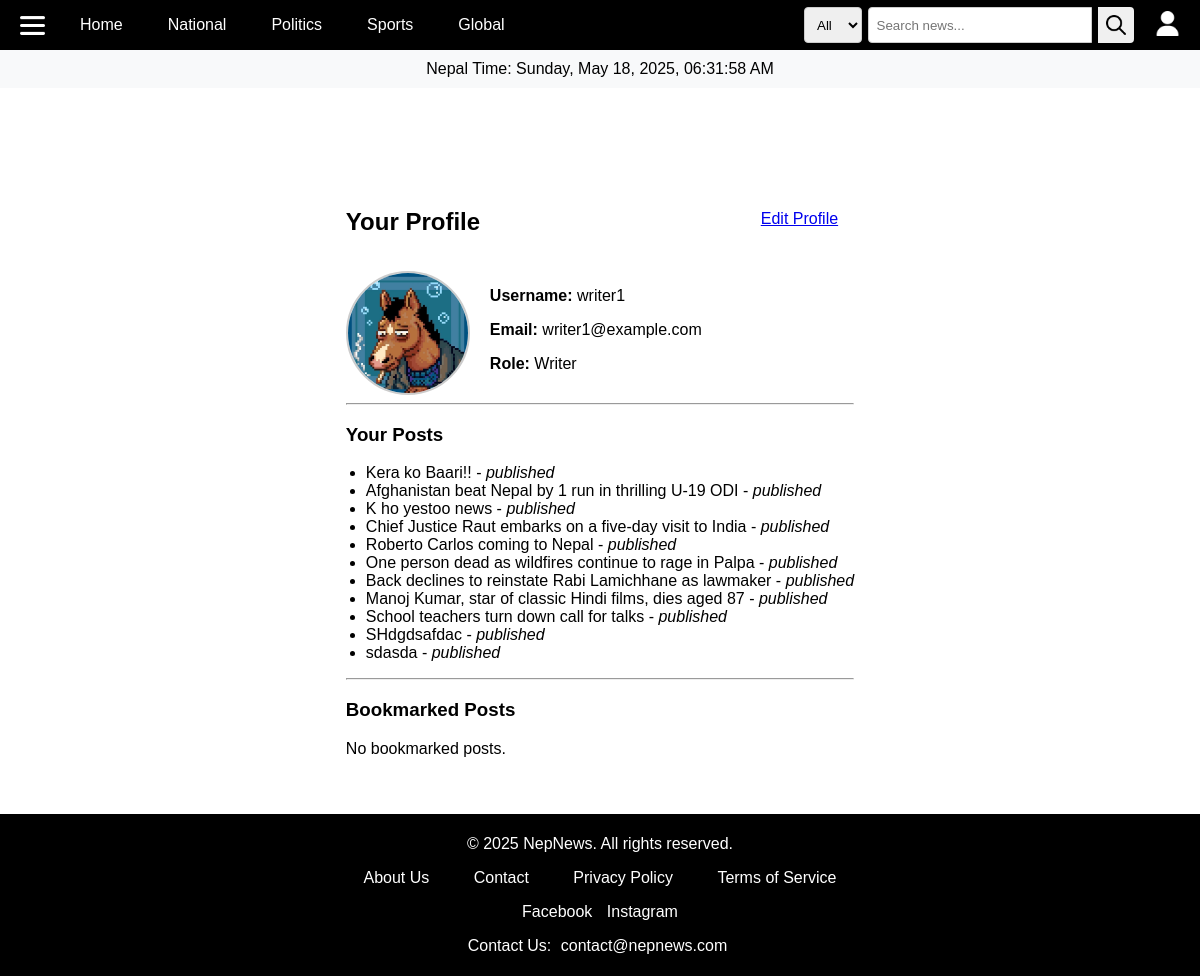
The page /profile/ (signed in) on the database as committed earlier.
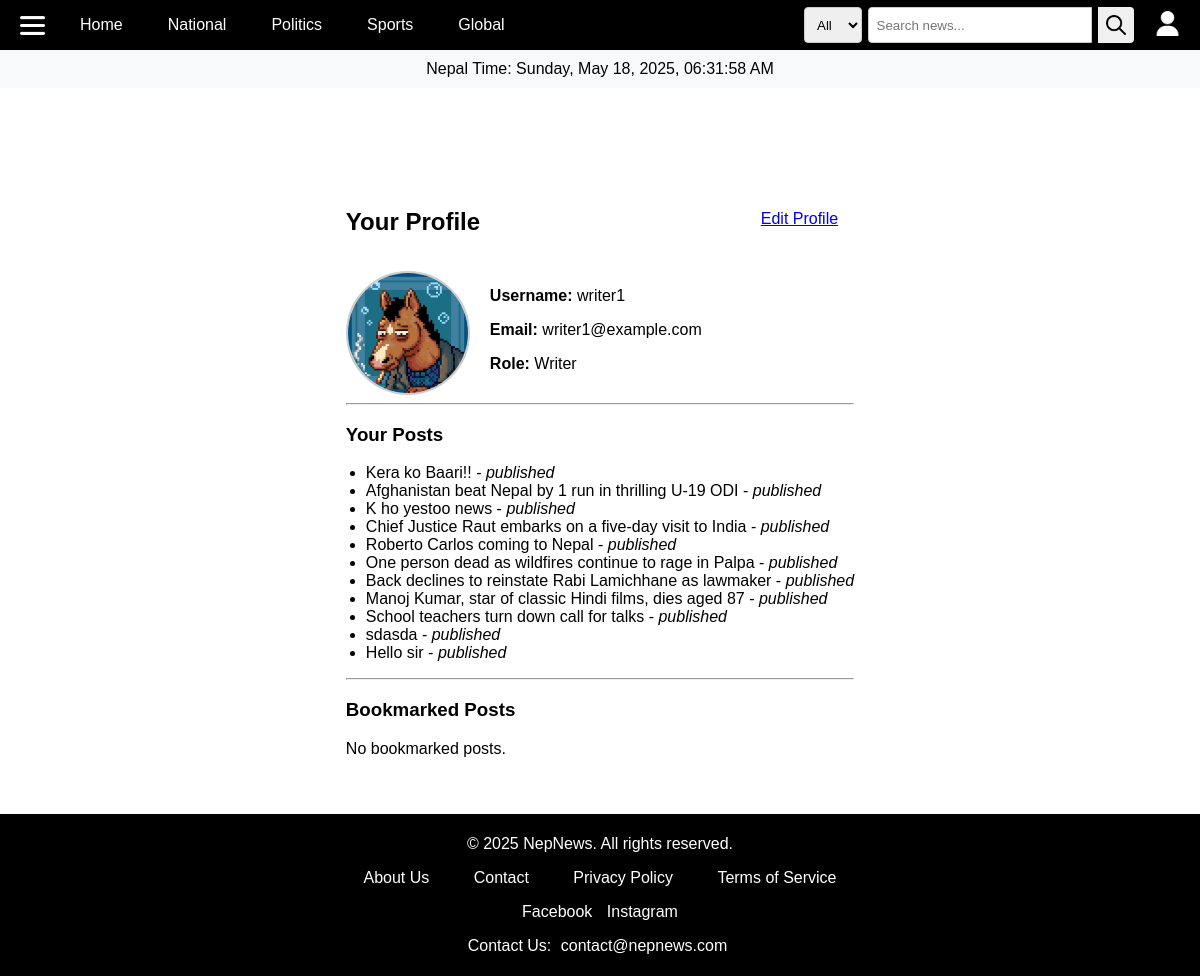
The same page on the database as committed later.
### newsapp/models.py (models this page shows, shortened)
class Category(models.Model):
    name = models.CharField(max_length=100)

class Post(models.Model):
    title = models.CharField(max_length=200)
    short_description = models.TextField()
    content = models.TextField()
    category = models.ForeignKey(Category, on_delete=models.CASCADE)
    author = models.ForeignKey(User, on_delete=models.CASCADE)
    banner_path = models.ImageField(upload_to='banners/', blank=True, null=True)
    status = models.CharField(max_length=20, default='draft', choices=[
        ('draft', 'Draft'),
        ('published', 'Published'),
        ('unpublished', 'Unpublished'),
        ('edited', 'Edited After Approval')
    ])
    views = models.IntegerField(default=0)
    created_at = models.DateTimeField(auto_now_add=True)

### newsapp/views.py (the view)
# urls.py: path('profile/', views.profile_page, name='profile'),
@login_required
def profile_page(request):
    return render(request, 'profile.html', {'user': request.user})

### newsapp/context_processors.py (called while the page is built)
def base_context(request):
    return {'categories': Category.objects.all()}

### templates/profile.html (shortened to what this page needs)
{% extends 'base.html' %}
{% block content %}
<div style="max-width: 800px; margin: 80px auto 20px; padding: 20px;">
    <div style="display: flex; align-items: center; justify-content: space-between;">
        <h2>Your Profile</h2>
        <a href="{% url 'edit-profile' %}" class="btn btn-primary" style="padding: 8px 16px;">Edit Profile</a>
    </div>
    <div style="display: flex; gap: 20px; margin-top: 20px; flex-wrap: wrap;">
        {% if user.userprofile.profile_pic %}
            <img src="{{ user.userprofile.profile_pic.url }}" alt="Profile Picture"
                 style="width: 120px; height: 120px; object-fit: cover; border-radius: 50%; border: 2px solid #ccc;">
        {% else %}
            <div style="width: 120px; height: 120px; background: #eee; border-radius: 50%;
                        display: flex; align-items: center; justify-content: center; color: #777;">
                No Image
            </div>
        {% endif %}
        <div style="flex: 1;">
            <p><strong>Username:</strong> {{ user.username }}</p>
            <p><strong>Email:</strong> {{ user.email }}</p>
            <p><strong>Role:</strong> {{ user.userprofile.get_role_display }}</p>
        </div>
    </div>
    {% if user.userprofile.role == 'writer' %}
        <hr>
        <h3>Your Posts</h3>
        {% if user.post_set.all %}
            <ul style="padding-left: 20px;">
                {% for post in user.post_set.all %}
                    <li>{{ post.title }} - <em>{{ post.status }}</em></li>
                {% endfor %}
            </ul>
        {% else %}
            <p>You haven't written any posts yet.</p>
        {% endif %}
    {% endif %}
    <hr>
    <h3>Bookmarked Posts</h3>
    {% if user.bookmark_set.all %}
        <ul style="padding-left: 20px;">
            {% for bookmark in user.bookmark_set.all %}
                <li>
                    <a href="{% url 'view-post' bookmark.post.id %}">{{ bookmark.post.title }}</a>
                </li>
            {% endfor %}
        </ul>
    {% else %}
        <p>No bookmarked posts.</p>
    {% endif %}
</div>
{% endblock %}

### templates/base.html (shortened to what this page needs)
{% load static %}
<!DOCTYPE html>
<html lang="en">
<head>
    <link rel="stylesheet" href="{% static 'css/style.css' %}">
</head>
<body>
    <header>
        <div class="nav-container">
            <div class="menu">
                <img src="{% static 'images/menu.png' %}" alt="Menu" class="menu-icon" onclick="toggleSidebar()">
            </div>
            <nav class="navbar">
                <ul>
                    <li><a href="{% url 'home-page' %}">Home</a></li>
                    {% for category in categories %}
                        <li><a href="{% url 'category-post' category.id %}">{{ category.name }}</a></li>
                    {% endfor %}
                </ul>
            </nav>
            <div class="right-icons">
                <div class="search-container">
                    <form action="{% url 'search-posts' %}" method="get" class="search-form">
                        <div class="custom-select">
                            <select name="category" class="search-category">
                                <option value="">All</option>
                            </select>
                        </div>
                        <input type="text" name="q" class="search-input" placeholder="Search news..." value="{{ request.GET.q }}">
                        <button type="submit" class="search-button">
                            <img src="{% static 'images/search.png' %}" alt="Search" class="search-icon">
                        </button>
                    </form>
                </div>
                {% if user.is_authenticated %}
                    <a href="{% url 'profile' %}">
                        <img class="user" src="{% static 'images/user.png' %}" alt="User Profile">
                    </a>
                {% else %}
                    <img class="user" src="{% static 'images/user.png' %}" alt="User Profile" id="user-icon" onclick="openAuthModal()">
                {% endif %}
            </div>
        </div>
    </header>
    <div class="time-container">
        <span id="nepal-time">Nepal Time: Loading...</span>
    </div>
    {% block content %}
    {% endblock %}
    <footer>
        <p>© 2025 NepNews. All rights reserved.</p>
        <ul>
            <li><a href="{% url 'about-page' %}">About Us</a></li>
            <li><a href="{% url 'contact-page' %}">Contact</a></li>
            <li><a href="{% url 'privacy-policy' %}">Privacy Policy</a></li>
            <li><a href="{% url 'terms-page' %}">Terms of Service</a></li>
        </ul>
        <div>
            <a href="https://www.facebook.com">Facebook</a>
            <a href="https://www.instagram.com">Instagram</a>
        </div>
        <p>Contact Us: <a href="mailto:contact@nepnews.com">contact@nepnews.com</a></p>
    </footer>
</body>
</html>

Rows that differ between the two databases and show on the page:
removed Post: title "SHdgdsafdac", status "published"
added Post: title "Hello sir", status "published"
